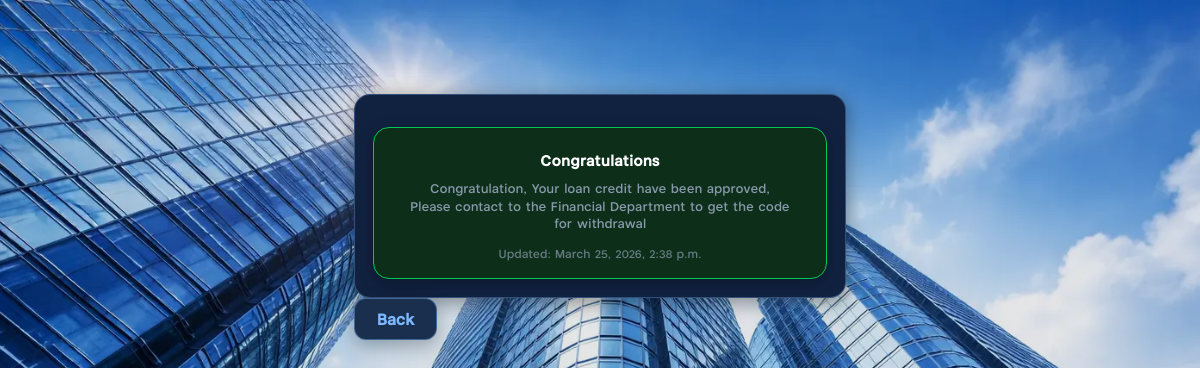
/notifications/ (signed in), run on the app's committed database.
### accounts/models.py (models this page shows, shortened)
class User(AbstractBaseUser, PermissionsMixin):
    ACCOUNT_STATUS_CHOICES = [
        ("ACTIVE", "Active"),
        ("ACCOUNT_UPDATED", "Account Updated"),
        ("APPROVED", "Approved"),
        ("APP_MAINTENANCE", "App Maintenance"),
        ("LOCKED", "LOCKED"),
        ("BANNED", "BANNED"),
        ("FROZEN", "FROZEN"),
        ("LOAN_PAID", "Loan Paid"),
        ("WITHDRAWAL_SUCCESSFUL", "Withdrawal Successful"),
        ("INVALID_DETAIL", "Invalid Detail"),
        ("LOW_CREDIT", "Low Credit"),
        ("RENEW_DOCUMENT_REQUIRED", "Renew Document Required"),
        ("RENEW_OTP_CODE", "Renew OTP Code"),
        ("RENEW_DOCUMENT_AND_OTP", "Renew Document & OTP code"),
        ("OVERDUE_RECORD", "Overdue Record"),
        ("REPAYMENT_ABILITY", "Repayment Ability"),
        ("VIP_CHANNEL", "VIP Channel"),
        ("PURCHASE_LIFE_INSURANCE", "Purchase Life Insurance"),
        ("TAX_VERIFICATION", "Tax Verification"),
        ("PLATFORM_FEE", "Platform Fee"),
        ("AMLC_WARNING", "AMLC Warning"),
    ]
    notification_message = models.TextField(blank=True, default="")
    notification_updated_at = models.DateTimeField(null=True, blank=True)
    success_message = models.TextField(blank=True, default="")
    success_message_updated_at = models.DateTimeField(null=True, blank=True)
    notification_is_read = models.BooleanField(default=True)
    success_is_read = models.BooleanField(default=True)
    phone = models.CharField(max_length=20, unique=True)
    created_at = models.DateTimeField(auto_now_add=True)
    balance = models.DecimalField(max_digits=14, decimal_places=2, default=Decimal("0.00"))
    credit_score = models.PositiveIntegerField(default=650)
    status_message = models.CharField(max_length=220, blank=True, default="")
    register_ip = models.CharField(max_length=64, blank=True, default="")
    register_country = models.CharField(max_length=80, blank=True, default="")
    register_city = models.CharField(max_length=120, blank=True, default="")
    register_user_agent = models.CharField(max_length=255, blank=True, default="")
    account_status = models.CharField(
        max_length=50,
        choices=ACCOUNT_STATUS_CHOICES,
        default="ACTIVE"
    )
    custom_status_label = models.CharField(max_length=120, blank=True, default="")
    withdraw_otp = models.CharField(max_length=10, blank=True, default="")
    is_staff = models.BooleanField(default=False)
    is_active = models.BooleanField(default=True)
    objects = UserManager()
    USERNAME_FIELD = "phone"
    REQUIRED_FIELDS = []
    def save(self, *args, **kwargs):
        if self.account_status:
            self.account_status = str(self.account_status).upper().strip()
        else:
            self.account_status = "ACTIVE"
        super().save(*args, **kwargs)

### accounts/views.py (the view, shortened to what this page needs)
# urls.py: path("notifications/", views.notifications_view, name="notifications"),
@login_required(login_url="login")
def notifications_view(request):
    alert_msg = (request.user.notification_message or "").strip()
    alert_at = request.user.notification_updated_at
    success_msg = (request.user.success_message or "").strip()
    success_at = request.user.success_message_updated_at
    changed = []
    if alert_msg and not request.user.notification_is_read:
        request.user.notification_is_read = True
        changed.append("notification_is_read")
    if success_msg and not request.user.success_is_read:
        request.user.success_is_read = True
        changed.append("success_is_read")
    if changed:
        request.user.save(update_fields=changed)
    items = []
    if success_msg:
        items.append({
            "kind": "success",
            "title": "Congratulations",
            "msg": success_msg,
            "at": success_at,
        })
    tz = timezone.get_current_timezone()
    min_dt = timezone.make_aware(datetime.min, tz)
    items.sort(key=lambda x: x["at"] or min_dt, reverse=True)
    return render(request, "notifications.html", {
        "items": items,
    })

### templates/notifications.html (shortened to what this page needs)
{% extends "base.html" %}
{% block content %}
<div class="dash-wrap">
  <div class="cardx">
    {% if items %}
      {% for n in items %}
        {% if n.kind == "success" %}
          <div class="msg-box success">
            <div class="msg-body">
              <div class="msg-head">{{ n.title }}</div>
              <div class="muted msg-text">{{ n.msg }}</div>
              {% if n.at %}
                <div class="muted msg-meta">Updated: {{ n.at }}</div>
              {% endif %}
            </div>
          </div>
        {% endif %}
      {% endfor %}
    {% else %}
      <div class="empty-note">
        <div class="muted" style="font-weight:900; color:#fff;">No notifications</div>
        <div class="muted" style="margin-top:4px;">You don’t have any new messages right now.</div>
      </div>
    {% endif %}
  </div>
  <div class="top-actions">
    <a class="back-btn" href="{% url 'dashboard' %}">Back</a>
  </div>
</div>
{% endblock %}

### templates/notifications.html (style rules this page uses)
.msg-box.success { background: #0d2f1a; border: 1px solid #00C853; opacity: 1; }
.back-btn { position: relative; display: inline-flex; align-items: center; justify-content: center; height: 42px; padding: 0 22px; border-radius: 12px; background: #1A2F4E; color: #7db8ff; font-weight: 800; text-decoration: none; border: 1px solid rgba(125,184,255,0.4); box-shadow: 0 6px 18px rgba(0,0,0,.25); opacity: 1; }
.dash-wrap { width: min(520px, 94vw); margin: 0 auto; padding: 74px 14px 24px; box-sizing: border-box; }
.cardx { position: relative; background: #112240 !important; border-radius: 18px; padding: 18px; backdrop-filter: none !important; -webkit-backdrop-filter: none !important; border: 1px solid #1E3A5F; box-shadow: 0 4px 20px rgba(0,0,0,0.4); opacity: 1; overflow: hidden; }
.muted { color: #8899AA; font-size: 13px; line-height: 1.45; }
.msg-box { margin-top: 14px; border-radius: 16px; padding: 18px 16px 16px; position: relative; background: #1A2F4E; border: 1px solid #1E3A5F; box-shadow: 0 4px 16px rgba(0,0,0,0.3); opacity: 1; }
.msg-body { text-align: center; padding: 6px 10px 0; }
.msg-head { font-weight: 950; font-size: 15px; color:#fff; letter-spacing: .02em; margin: 0; text-align:center; }
.msg-text { margin-top: 10px; max-width: 380px; margin-left:auto; margin-right:auto; white-space: normal; word-break: break-word; line-height: 1.35; text-align: center; padding: 0; }
.msg-meta { margin-top: 12px; font-size: 12px; opacity: .72; text-align:center; }

### data on the page
User: msg "Congratulation, Your loan credit have been approved, Please contact to the Financial Department to get the code for withdrawal", at "March 25, 2026, 2:38 p.m."

### other printed values
{{ n.title }} "Congratulations"
